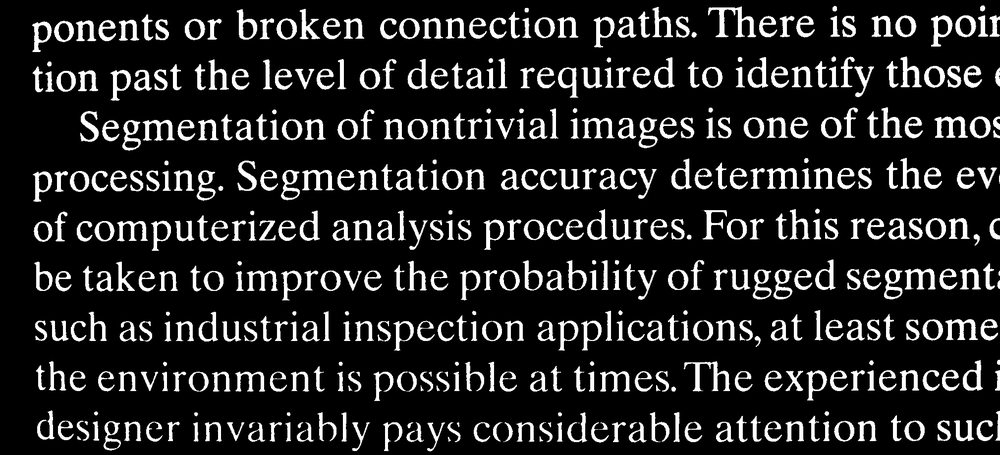
#> input picture hw2/case2_book.png, 1000 x 455 px, shrunk from 2018 x 918 before the run
$ jupyter execute hw2.ipynb
#> lines starting #> are read from the running program, lines starting #| are printed output that depends on the picture; after the words box and inside, x2 and y2 are one past the last pixel; in counts of white or black regions, pixels touching at a corner belong together
# Case Study #2 : Morphological Image Processing
Identify ‘a’ in this picture

[cell 1]
import numpy as np
import cv2
import matplotlib.pyplot as plt
from PIL import Image

[cell 2]
# Load image in grayscale
img = cv2.imread('case2_book.png', 0)
#> img is the input picture: shape (455, 1000); min 0, max 255, mean 35.5
plt.imshow(img, cmap='gray')
plt.title('Original Image')
plt.show()

[cell 3]
# Step 1: Binarize
_, binary = cv2.threshold(img, 127, 255, cv2.THRESH_BINARY)
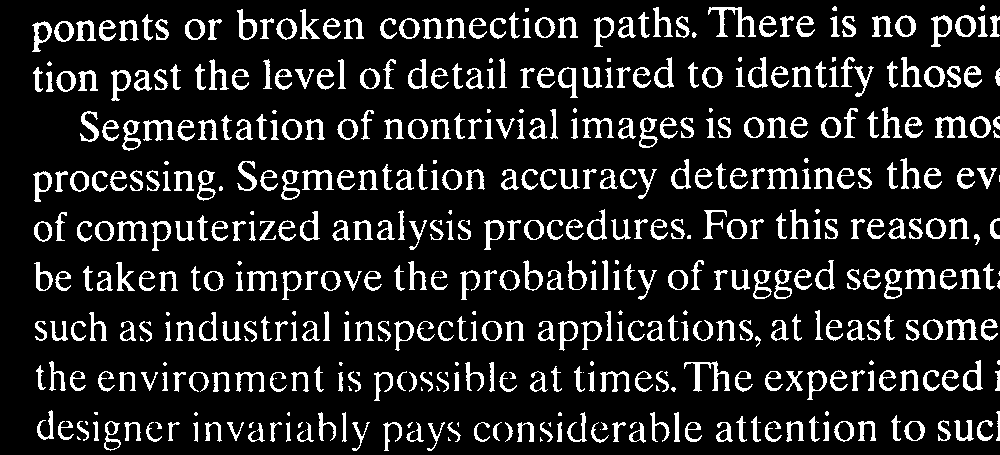
#> binary: shape (455, 1000); 13.8% white; 496 white regions (73 under 20 px)

plt.imshow(binary, cmap='gray')
plt.title('Binary Image')
plt.show()

[cell 4]
# Step 2: Find 'a' template using contour hierarchy
# 'a' has a hole (child contour) that sits in the LOWER half — this filters out 'e'
contours, hierarchy = cv2.findContours(binary, cv2.RETR_TREE, cv2.CHAIN_APPROX_SIMPLE)
#> contours = 639 contours, 82 with area under 20; largest, box (x1, y1, x2, y2) and area: (931, 15, 952, 47) 356, (708, 7, 756, 37) 344, (963, 360, 983, 391) 342, (111, 70, 131, 101) 340, (748, 57, 768, 88) 340
candidates = []

for i, cnt in enumerate(contours):
    child_idx = hierarchy[0][i][2]
    if child_idx == -1:
        continue

    x, y, w, h = cv2.boundingRect(cnt)
    aspect_ratio = float(w) / h
    area = cv2.contourArea(cnt)

    if 100 < area < 1000 and 0.70 < aspect_ratio < 1.05:
        child_cnt = contours[child_idx]
        M = cv2.moments(child_cnt)
        if M['m00'] != 0:
            cy_child = int(M['m01'] / M['m00'])
            relative_hole_y = (cy_child - y) / h
            if relative_hole_y > 0.45:
                roi = binary[y:y+h, x:x+w]
                candidates.append(roi)
#> this loop made 639 passes
#> (child_idx, x, y, w, h, aspect_ratio, area, cy_child) on passes 8, 10, 12, 48, 107, 109, 113, 117, 122, 125, 129, 133: (8, 716, 422, 17, 20, 0.85, 166.5, 435), (10, 685, 422, 17, 20, 0.85, 137, 425), (12, 629, 422, 17, 21, 0.81, 148.5, 435), (48, 834, 421, 20, 21, 0.952, 297.5, 430), (107, 765, 371, 18, 20, 0.9, 138.5, 374), (109, 735, 371, 18, 21, 0.857, 139.5, 374), (113, 635, 371, 18, 21, 0.857, 130, 375), (117, 530, 371, 18, 21, 0.857, 156.5, 384), (122, 70, 371, 16, 20, 0.8, 126, 374), (125, 942, 370, 17, 21, 0.81, 150, 374), (129, 879, 370, 17, 21, 0.81, 143, 374), (133, 830, 370, 18, 21, 0.857, 146, 374)
#> child_idx on passes 1, 6, 9, 11, 13, 14: -1, -1, -1, -1, -1, -1
#> after the loop, candidates = 37 items

print(f"Found {len(candidates)} 'a' candidates for template")
#| Found 37 'a' candidates for template

# Pick the median-sized candidate as the template
candidates.sort(key=lambda c: c.size)
template = candidates[len(candidates) // 2]
h_temp, w_temp = template.shape
#> h_temp = 21; w_temp = 18
print(f"Selected template size: {w_temp}x{h_temp}")
#| Selected template size: 18x21

plt.figure(figsize=(3, 3))
plt.imshow(template, cmap='gray')
plt.title(f"Selected 'a' Template ({w_temp}x{h_temp})")
plt.axis('off')
plt.show()
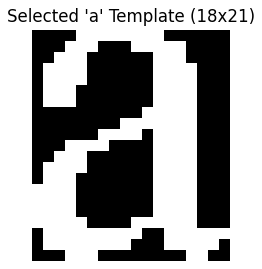
#> figure drawn by matplotlib, 1 panel

[cell 5]
# Step 3 (b): Template Matching — find all 'a' locations (> 65% match)
res = cv2.matchTemplate(binary, template, cv2.TM_CCOEFF_NORMED)
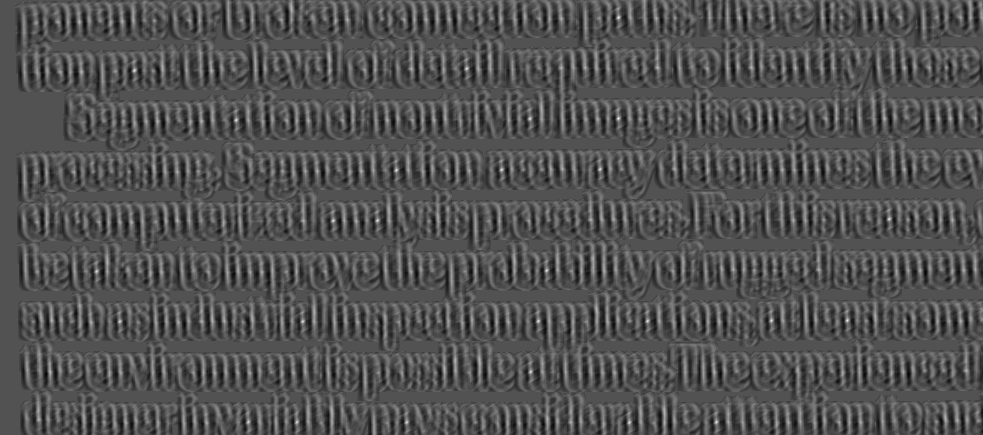
#> res: shape (435, 983) float32; min -0.475, max 1, mean -0.00197; drawn with min black and max white
threshold = 0.65
loc = np.where(res >= threshold)
#> loc = 60 positions, rows 17 to 422, columns 96 to 889

# Create marker image: a single dot at the center of each match
marker = np.zeros_like(binary)
center_offset_x = w_temp // 2
#> center_offset_x = 9
center_offset_y = h_temp // 2
#> center_offset_y = 10

for pt in zip(*loc[::-1]):
    cx = pt[0] + center_offset_x
    cy = pt[1] + center_offset_y
    cv2.circle(marker, (cx, cy), 1, 255, -1)
#> this loop made 60 passes
#> (pt, cx, cy) on passes 1 to 12: ((618, 17), 627, 27), ((618, 18), 627, 28), ((466, 68), 475, 78), ((467, 68), 476, 78), ((134, 69), 143, 79), ((466, 69), 475, 79), ((134, 70), 143, 80), ((134, 71), 143, 81), ((618, 117), 627, 127), ((529, 118), 538, 128), ((530, 118), 539, 128), ((618, 118), 627, 128)
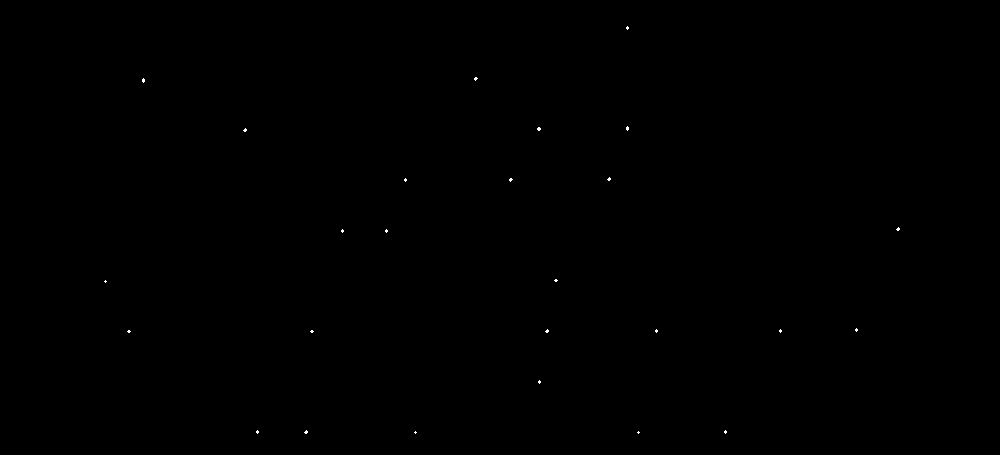
#> marker: shape (455, 1000); 0.05% white in thin lines or dots, all inside (x1, y1, x2, y2) = (104, 26, 900, 434)

print(f"Found {len(loc[0])} matches (threshold={threshold})")
#| Found 60 matches (threshold=0.65)

plt.figure(figsize=(14, 6))
plt.imshow(marker, cmap='gray')
plt.title(f'(b) Markers (>{int(threshold*100)}% Match) — {len(loc[0])} dots')
plt.axis('off')
plt.show()

[cell 6]
# Step 4 (c): Dilation with Rectangle kernel
# Expand each marker dot into a rectangle the size of the template
rect_kernel = cv2.getStructuringElement(cv2.MORPH_RECT, (w_temp, h_temp))
dilated_rect = cv2.dilate(marker, rect_kernel)
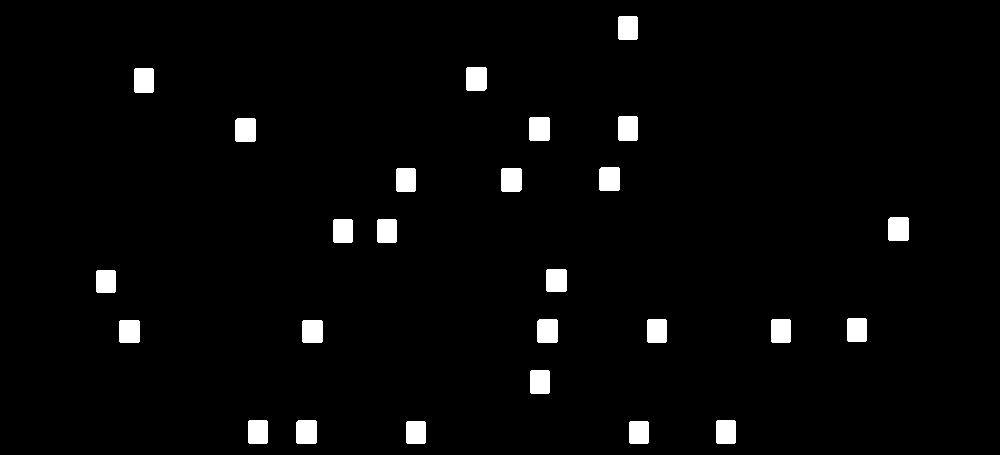
#> dilated_rect: shape (455, 1000); 2.8% white; 26 white regions, largest, box (x1, y1, x2, y2) and area: (529, 117, 550, 141) 500, (466, 67, 487, 91) 498, (235, 118, 256, 142) 498

plt.figure(figsize=(14, 6))
plt.imshow(dilated_rect, cmap='gray')
plt.title(f'(c) Dilation with Rectangle ({w_temp}x{h_temp})')
plt.axis('off')
plt.show()

[cell 7]
# Step 5 (d): Reconstruction via Connected Components
# Recover the FULL original character shape wherever a marker dot touches

def reconstruction_via_components(marker, mask):
    """
    Find connected components in the original (mask).
    If a marker pixel intersects a component, recover that entire component.
    """
    num_labels, labels_im = cv2.connectedComponents(mask, connectivity=8)
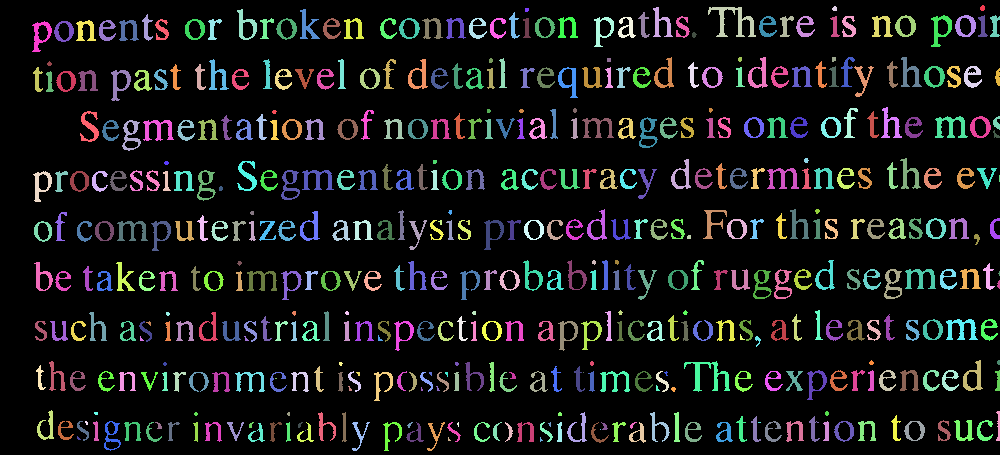
#> labels_im: shape (455, 1000) int32; 497 distinct labels, from 0 to 496; one colour per label, 0 black
#> num_labels = 497
    reconstructed = np.zeros_like(mask)

    # Which component labels does the marker touch?
    hit_labels = np.unique(labels_im[marker == 255])
#> hit_labels = 22 values from 0 to 490

    for label in hit_labels:
        if label == 0:
            continue  # skip background
        reconstructed[labels_im == label] = 255
#> this loop made 22 passes
#> label on passes 2 to 13: 19, 91, 99, 127, 138, 141, 159, 162, 167, 221, 237, 239
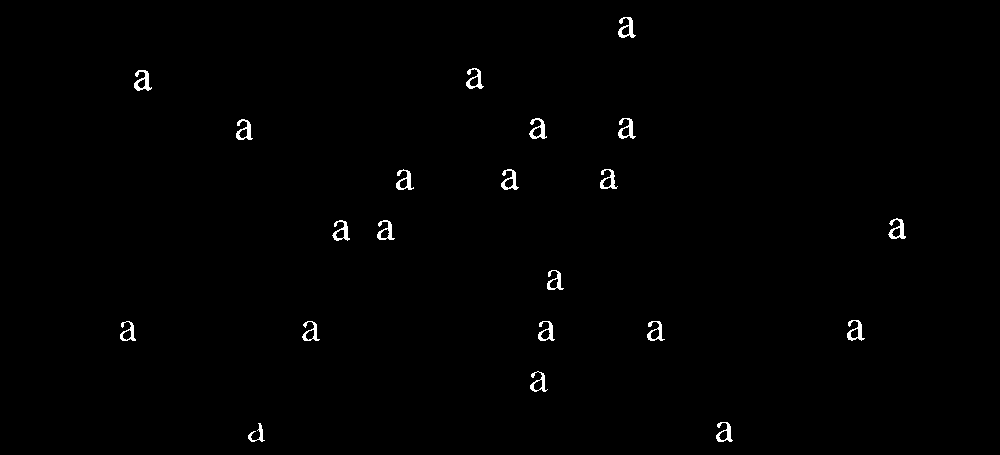
#> reconstructed: shape (455, 1000); 0.72% white; 21 white regions, largest, box (x1, y1, x2, y2) and area: (134, 70, 152, 91) 184, (618, 17, 636, 38) 178, (888, 218, 906, 239) 173

    return reconstructed

reconstruction_mask = reconstruction_via_components(marker, binary)

plt.figure(figsize=(14, 6))
plt.imshow(reconstruction_mask, cmap='gray')
plt.title('(d) Reconstruction — recovered full character shapes')
plt.axis('off')
plt.show()

[cell 8]
final_result = cv2.cvtColor(img, cv2.COLOR_GRAY2RGB)
final_result[reconstruction_mask == 255] = [255, 0, 0]
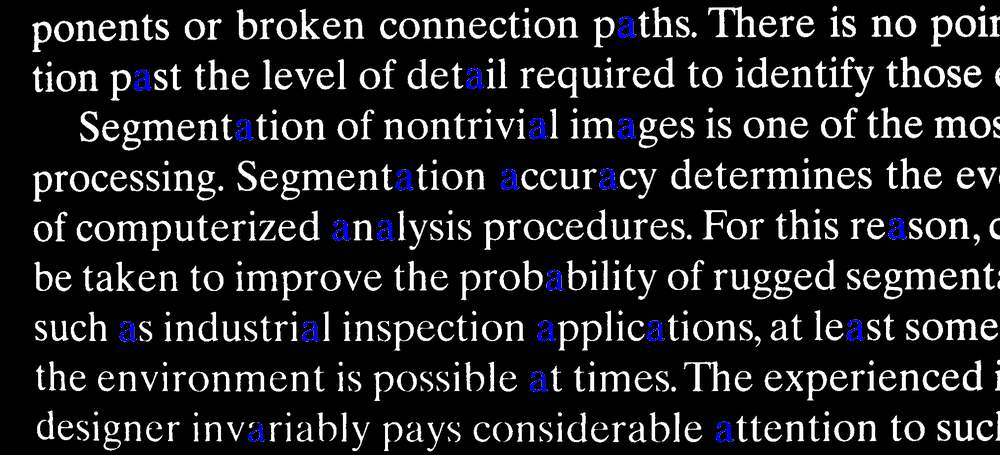
#> final_result: shape (455, 1000, 3); 0.72% of pixels changed, all inside (x1, y1, x2, y2) = (120, 17, 906, 442)
plt.figure(figsize=(14, 6))
plt.imshow(final_result)
plt.title('Final Result: Highlighted "a" Characters in Red')
plt.axis('off')
plt.show()
